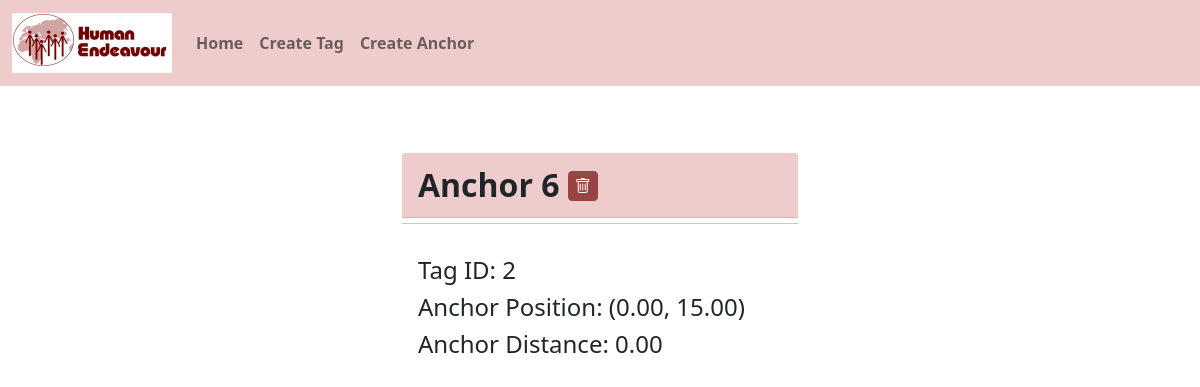
Screenshot of /anchor/6 with the database file from the repository.
### server.py (models this page shows, shortened)
class AnchorModel(db.Model):
   __tablename__ = "anchors"
   anchor_id = db.Column(db.Integer, primary_key = True)
   tag_id = db.Column(db.Integer, db.ForeignKey("tags.tag_id", ondelete = "CASCADE"), nullable=False)
   anch_x = db.Column(db.Numeric(10,2), nullable=False, default = 0)
   anch_y = db.Column(db.Numeric(10,2), nullable=False, default = 0)
   anchor_distance = db.Column(db.Numeric(10,2), nullable=False, default = 0.0)

### server.py (the view)
@app.route('/anchor/<id>', methods=['GET'])
def viewAnchor(id):
   anchor= AnchorModel.query.filter_by(anchor_id=id).first()
   return render_template('anchor.html', anchor=anchor)

### templates/anchor.html (shortened to what this page needs)
{% extends "base.html" %}
{% block body %}
<div class="main-content">
    <div class="container section">
        <div class="row">
            <div class="container-fluid map-info col-sm-6">
                <div class="card-header heading">Anchor {{anchor.anchor_id}}
                    <button type="button" class="btn btn-danger garbage" id="garbage" onclick="deleteRequest({{anchor.anchor_id}})"><i class="bi bi-trash"></i></button>
                </div>
                <hr>
                <div class="card-body">
                    <h4>Tag ID: {{anchor.tag_id}}</h4>
                    <h4>Anchor Position: ({{anchor.anch_x}}, {{anchor.anch_y}})</h4>
                    <h4>Anchor Distance: {{anchor.anchor_distance}}</h4>
                </div>
            </div>
        </div>
    </div>
</div>
{% endblock %}

### static/css/styles.css (style rules this page uses)
.btn { margin-top: 0; margin-bottom: 5px; }
.heading { margin-top: 25px; font-size: 2rem; }
body { background-color: #ffffff; }
hr { margin-top: 5px; }
.section { width: 70% }
.card-header { background-color: #eecccc; font-weight: 700; }
.map-info { margin-top: 5%; }
.garbage { display: inline-block; position: relative; align-self: right; width: 30px; height: 30px; align-items: center; padding: 0; background-color: #994444; border-color: #994444; }

### rows the page displays
AnchorModel: anchor_id "6", tag_id "2", anch_x "0.00", anch_y "15.00", anchor_distance "0.00"
